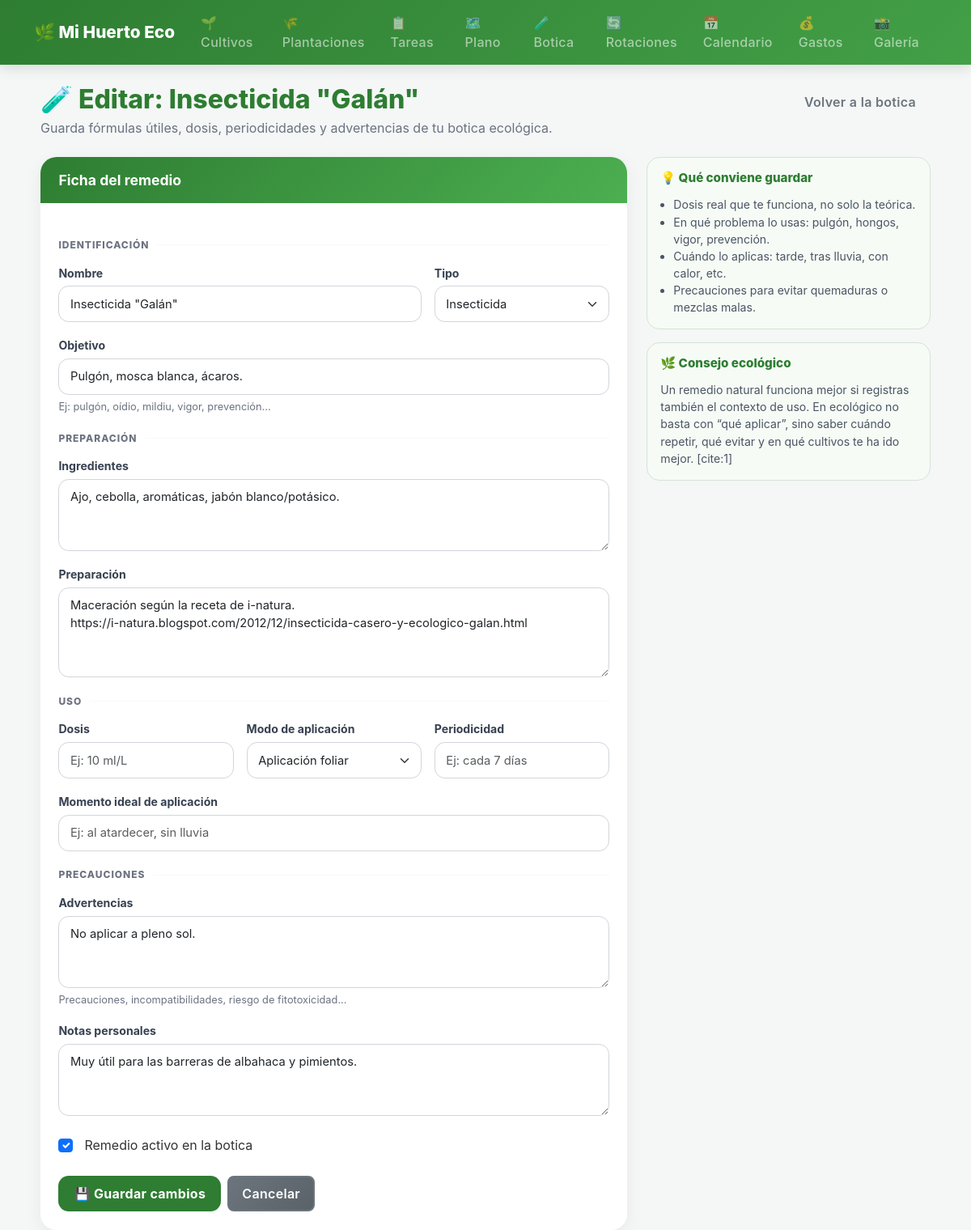
Screenshot of /botica/5/editar/ with the database file from the repository.
### gestion_huerto/models.py (models this page shows, shortened)
class RemedioBotica(models.Model):
    class TipoRemedio(models.TextChoices):
        INSECTICIDA = 'insecticida', 'Insecticida'
        FUNGICIDA = 'fungicida', 'Fungicida'
        BIOESTIMULANTE = 'bioestimulante', 'Bioestimulante'
        FERTILIZANTE = 'fertilizante', 'Fertilizante'
        REPELENTE = 'repelente', 'Repelente'
        CICATRIZANTE = 'cicatrizante', 'Cicatrizante'
        OTRO = 'otro', 'Otro'
    class Aplicacion(models.TextChoices):
        FOLIAR = 'foliar', 'Aplicación foliar'
        SUELO = 'suelo', 'Aplicación al suelo'
        RIEGO = 'riego', 'En agua de riego'
        PINCELADO = 'pincelado', 'Pincelado localizado'
        TRAMPA = 'trampa', 'Trampa o cebo'
        OTRO = 'otro', 'Otro'
    nombre = models.CharField(max_length=120, unique=True)
    tipo = models.CharField(
        max_length=20,
        choices=TipoRemedio.choices,
        default=TipoRemedio.OTRO,
    )
    objetivo = models.CharField(
        max_length=200,
        help_text='Ej: pulgón, oídio, mildiu, vigor, prevención...'
    )
    ingredientes = models.TextField()
    preparacion = models.TextField()
    dosis = models.CharField(
        max_length=200,
        blank=True,
        help_text='Ej: 10 ml/L, 100 g por 5 L, diluir al 20%...'
    )
    modo_aplicacion = models.CharField(
        max_length=20,
        choices=Aplicacion.choices,
        default=Aplicacion.FOLIAR,
    )
    periodicidad = models.CharField(
        max_length=200,
        blank=True,
        help_text='Ej: cada 7 días, tras lluvias, solo preventivo...'
    )
    momento_ideal = models.CharField(
        max_length=200,
        blank=True,
        help_text='Ej: al atardecer, sin viento, evitar horas de sol fuerte.'
    )
    advertencias = models.TextField(
        blank=True,
        help_text='Precauciones, incompatibilidades, riesgo de fitotoxicidad...'
    )
    activo = models.BooleanField(default=True)
    notas = models.TextField(blank=True)
    created_at = models.DateTimeField(auto_now_add=True)
    updated_at = models.DateTimeField(auto_now=True)
    class Meta:
        verbose_name = 'Remedio de botica'
        verbose_name_plural = 'Remedios de botica'
        ordering = ['nombre']

### gestion_huerto/views.py (the view)
# urls.py: path('botica/<int:pk>/editar/', views.editar_remedio_botica, name='editar_remedio_botica'),
def editar_remedio_botica(request, pk):
    remedio = get_object_or_404(RemedioBotica, pk=pk)
    if request.method == 'POST':
        form = RemedioBoticaForm(request.POST, instance=remedio)
        if form.is_valid():
            form.save()
            messages.success(request, 'Remedio actualizado correctamente.')
            return redirect('lista_botica')
        messages.error(request, 'Revisa los errores del formulario.')
    else:
        form = RemedioBoticaForm(instance=remedio)
    return render(request, 'botica/formulario_botica.html', {
        'form': form,
        'titulo': f'Editar: {remedio.nombre}',
        'remedio': remedio,
    })

### gestion_huerto/templates/botica/formulario_botica.html (shortened to what this page needs)
{% extends 'base.html' %}
{% block content %}
<div class="botica-wrap">
  <div class="botica-header">
    <div>
      <h1 class="botica-title">🧪 {{ titulo }}</h1>
      <p class="botica-subtitle">Guarda fórmulas útiles, dosis, periodicidades y advertencias de tu botica ecológica.</p>
    </div>
    <a href="{% url 'lista_botica' %}" class="btn btn-outline-secondary">Volver a la botica</a>
  </div>
  <div class="row g-4">
    <div class="col-lg-8">
      <div class="botica-card">
        <div class="botica-card-header">
          <h2>Ficha del remedio</h2>
        </div>
        <div class="botica-card-body">
          <form method="post" novalidate>
            <div class="section-title"><span>Identificación</span><hr></div>
            <div class="row g-3">
              <div class="col-md-8">
                <label class="form-label" for="{{ form.nombre.id_for_label }}">Nombre</label>
                {{ form.nombre }}
              </div>
              <div class="col-md-4">
                <label class="form-label" for="{{ form.tipo.id_for_label }}">Tipo</label>
                {{ form.tipo }}
              </div>
              <div class="col-12">
                <label class="form-label" for="{{ form.objetivo.id_for_label }}">Objetivo</label>
                {{ form.objetivo }}
                {% if form.objetivo.help_text %}<div class="field-help">{{ form.objetivo.help_text }}</div>{% endif %}
              </div>
            </div>
            <div class="section-title"><span>Preparación</span><hr></div>
            <div class="row g-3">
              <div class="col-12">
                <label class="form-label" for="{{ form.ingredientes.id_for_label }}">Ingredientes</label>
                {{ form.ingredientes }}
              </div>
              <div class="col-12">
                <label class="form-label" for="{{ form.preparacion.id_for_label }}">Preparación</label>
                {{ form.preparacion }}
              </div>
            </div>
            <div class="section-title"><span>Uso</span><hr></div>
            <div class="row g-3">
              <div class="col-md-4">
                <label class="form-label" for="{{ form.dosis.id_for_label }}">Dosis</label>
                {{ form.dosis }}
              </div>
              <div class="col-md-4">
                <label class="form-label" for="{{ form.modo_aplicacion.id_for_label }}">Modo de aplicación</label>
                {{ form.modo_aplicacion }}
              </div>
              <div class="col-md-4">
                <label class="form-label" for="{{ form.periodicidad.id_for_label }}">Periodicidad</label>
                {{ form.periodicidad }}
              </div>
              <div class="col-12">
                <label class="form-label" for="{{ form.momento_ideal.id_for_label }}">Momento ideal de aplicación</label>
                {{ form.momento_ideal }}
              </div>
            </div>
            <div class="section-title"><span>Precauciones</span><hr></div>
            <div class="row g-3">
              <div class="col-12">
                <label class="form-label" for="{{ form.advertencias.id_for_label }}">Advertencias</label>
                {{ form.advertencias }}
                {% if form.advertencias.help_text %}<div class="field-help">{{ form.advertencias.help_text }}</div>{% endif %}
              </div>
              <div class="col-12">
                <label class="form-label" for="{{ form.notas.id_for_label }}">Notas personales</label>
                {{ form.notas }}
              </div>
              <div class="col-12">
                <div class="form-check mt-2">
                  {{ form.activo }}
                  <label class="form-check-label ms-2" for="{{ form.activo.id_for_label }}">
                    Remedio activo en la botica
                  </label>
                </div>
              </div>
            </div>
            <div class="mt-4 d-flex gap-2 flex-wrap">
              <button type="submit" class="btn btn-botica">
                {% if remedio %}💾 Guardar cambios{% else %}➕ Crear remedio{% endif %}
              </button>
              <a href="{% url 'lista_botica' %}" class="btn btn-secondary">Cancelar</a>
            </div>
          </form>
        </div>
      </div>
    </div>
    <div class="col-lg-4">
      <div class="sidebar-box">
        <h5>💡 Qué conviene guardar</h5>
        <ul>
          <li>Dosis real que te funciona, no solo la teórica.</li>
          <li>En qué problema lo usas: pulgón, hongos, vigor, prevención.</li>
          <li>Cuándo lo aplicas: tarde, tras lluvia, con calor, etc.</li>
          <li>Precauciones para evitar quemaduras o mezclas malas.</li>
        </ul>
      </div>
      <div class="sidebar-box">
        <h5>🌿 Consejo ecológico</h5>
        <p class="mb-0">
          Un remedio natural funciona mejor si registras también el contexto de uso. En ecológico no basta con “qué aplicar”, sino saber cuándo repetir, qué evitar y en qué cultivos te ha ido mejor. [cite:1]
        </p>
      </div>
    </div>
  </div>
</div>
{% endblock %}

### gestion_huerto/templates/base.html (style rules this page uses)
:root { --primary-green: #2e7d32; --secondary-green: #43a047; --light-green: #e8f5e9; --earth-brown: #8d6e63; --light-brown: #d7ccc8; --sun-yellow: #fbc02d; --water-blue: #1976d2; --light-blue: #e3f2fd; --alert-orange: #ff9800; --danger-red: #f44336; --success-color: #4caf50; --warning-color: #ffc107; --info-color: #17a2b8; --text-muted: #999; --text-dark: #333; --bg-light: #f4f7f6; --border-light: #e0e0e0; --shadow-sm: 0 2px 8px rgba(0,0,0,0.08); --shadow-md: 0 4px 16px rgba(0,0,0,0.12); --shadow-lg: 0 8px 24px rgba(0,0,0,0.15); --transition-smooth: all 0.3s cubic-bezier(0.4, 0, 0.2, 1); }
* { box-sizing: border-box; }
body { background-color: var(--bg-light); font-family: -apple-system, BlinkMacSystemFont, 'Segoe UI', Roboto, 'Helvetica Neue', Arial, sans-serif; color: var(--text-dark); }
.btn { font-weight: 600; letter-spacing: 0.3px; transition: var(--transition-smooth); border: 2px solid transparent; border-radius: 8px; position: relative; overflow: hidden; display: inline-flex; align-items: center; justify-content: center; gap: 6px; padding: 0.5rem 1rem; }
.btn::before { content: ''; position: absolute; top: 50%; left: 50%; width: 0; height: 0; border-radius: 50%; background: rgba(255, 255, 255, 0.3); transform: translate(-50%, -50%); transition: width 0.6s, height 0.6s; z-index: 0; }
.btn-secondary { background: linear-gradient(135deg, #6c757d, #5a6268); color: white; border-color: #6c757d; }
.btn-outline-primary, .btn-outline-secondary, .btn-outline-danger { background: transparent; transition: var(--transition-smooth); }
a { text-decoration: none; transition: var(--transition-smooth); }
.form-control, .form-select { border: 2px solid var(--border-light); border-radius: 8px; transition: var(--transition-smooth); padding: 0.75rem 1rem; }
.form-label { font-weight: 600; color: var(--text-dark); margin-bottom: 0.5rem; }

### gestion_huerto/templates/botica/formulario_botica.html (style rules this page uses)
:root { --verde-oscuro: #2e7d32; --verde-medio: #4caf50; --verde-claro: #e8f5e9; --verde-fondo: #f6fbf6; --gris-borde: #d7e2d8; --gris-texto: #4b5563; --radio: 1rem; }
.botica-wrap { max-width: 1100px; margin: 0 auto; }
.botica-header { display: flex; justify-content: space-between; align-items: flex-start; gap: 1rem; margin-bottom: 1.5rem; flex-wrap: wrap; }
.botica-title { color: var(--verde-oscuro); font-weight: 800; font-size: 2rem; margin-bottom: 0.25rem; }
.botica-subtitle { color: #6b7280; margin-bottom: 0; }
.botica-card { border: none; border-radius: 1.25rem; box-shadow: 0 6px 22px rgba(0,0,0,0.06); overflow: hidden; }
.botica-card-header { background: linear-gradient(135deg, #2e7d32, #4caf50); color: white; padding: 1.1rem 1.4rem; }
.botica-card-header h2 { font-size: 1.1rem; margin: 0; font-weight: 700; }
.botica-card-body { padding: 1.4rem; background: white; }
.section-title { display: flex; align-items: center; gap: 0.6rem; margin: 1.3rem 0 0.8rem; }
.section-title span { font-size: 0.75rem; text-transform: uppercase; letter-spacing: 0.08em; color: #6b7280; font-weight: 800; white-space: nowrap; }
.section-title hr { flex: 1; border: none; border-top: 1px solid #e5e7eb; margin: 0; }
.form-label { font-weight: 700; font-size: 0.88rem; color: #374151; margin-bottom: 0.35rem; }
.form-control, .form-select, textarea.form-control { border-radius: 0.8rem !important; border: 1.5px solid #d1d5db !important; padding: 0.65rem 0.85rem !important; font-size: 0.92rem !important; box-shadow: none !important; }
.field-help { color: #6b7280; font-size: 0.8rem; margin-top: 0.3rem; }
.sidebar-box { background: var(--verde-fondo); border: 1px solid var(--gris-borde); border-radius: 1rem; padding: 1rem; margin-bottom: 1rem; }
.sidebar-box h5 { color: var(--verde-oscuro); font-size: 0.95rem; font-weight: 800; margin-bottom: 0.8rem; }
.sidebar-box p, .sidebar-box li { font-size: 0.88rem; color: var(--gris-texto); }
.sidebar-box ul { padding-left: 1rem; margin-bottom: 0; }
.form-check-input { width: 1.1rem; height: 1.1rem; }
.btn-botica { background: var(--verde-oscuro); border: none; color: white; border-radius: 0.8rem; padding: 0.65rem 1.2rem; font-weight: 700; }

### rows the page displays
RemedioBotica: nombre "Insecticida \"Galán\"", tipo "Insecticida", objetivo "Pulgón, mosca blanca, ácaros.", ingredientes "Ajo, cebolla, aromáticas, jabón blanco/potásico.", preparacion "Maceración según la receta de i-natura. https://i-natura.blogspot.com/2012/12/insecticida-casero-y-ecologico-galan.html", modo_aplicacion "Aplicación foliar", advertencias "No aplicar a pleno sol.", notas "Muy útil para las barreras de albahaca y pimientos.", activo "☑"

### other values shown
{{ titulo }} "Editar: Insecticida \"Galán\""
